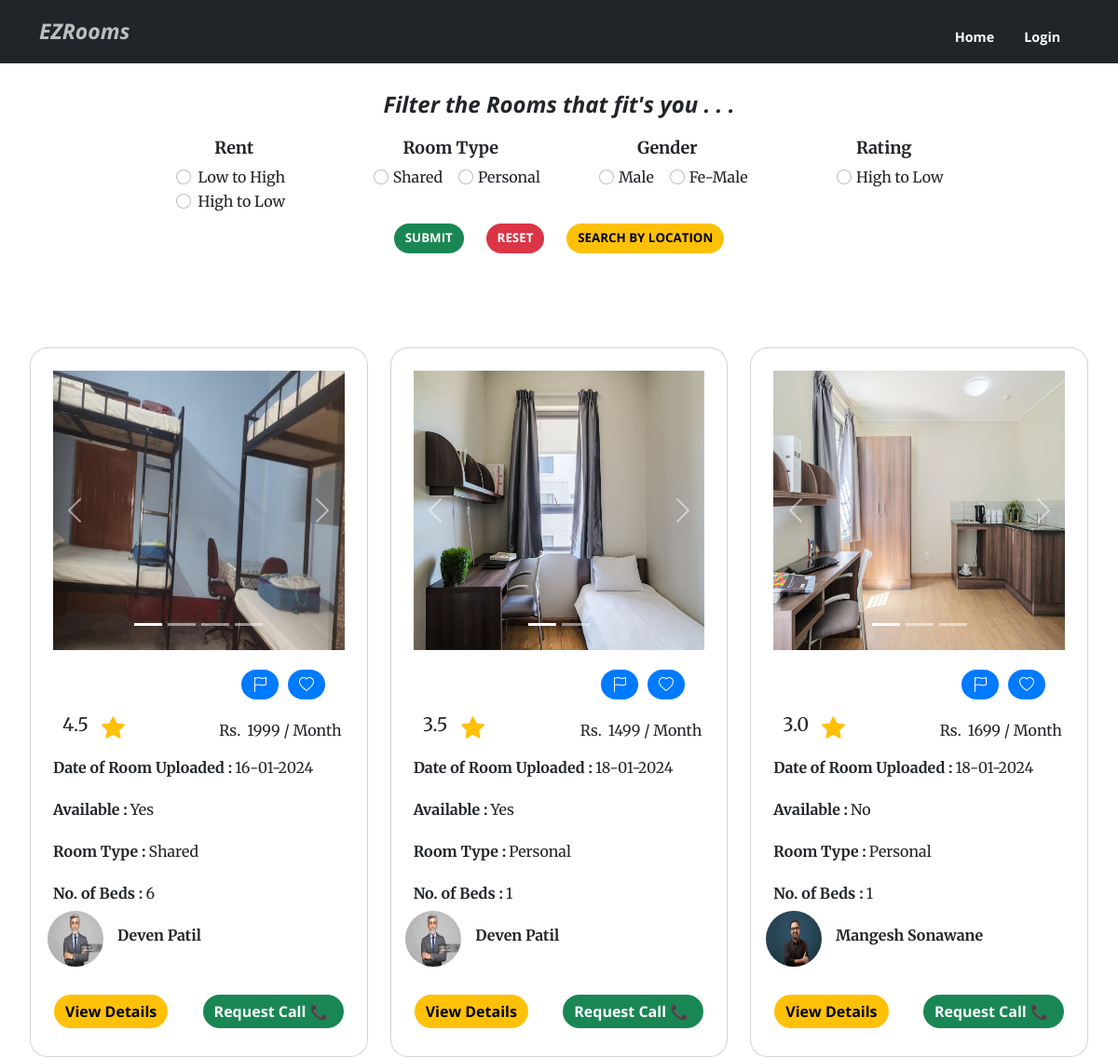
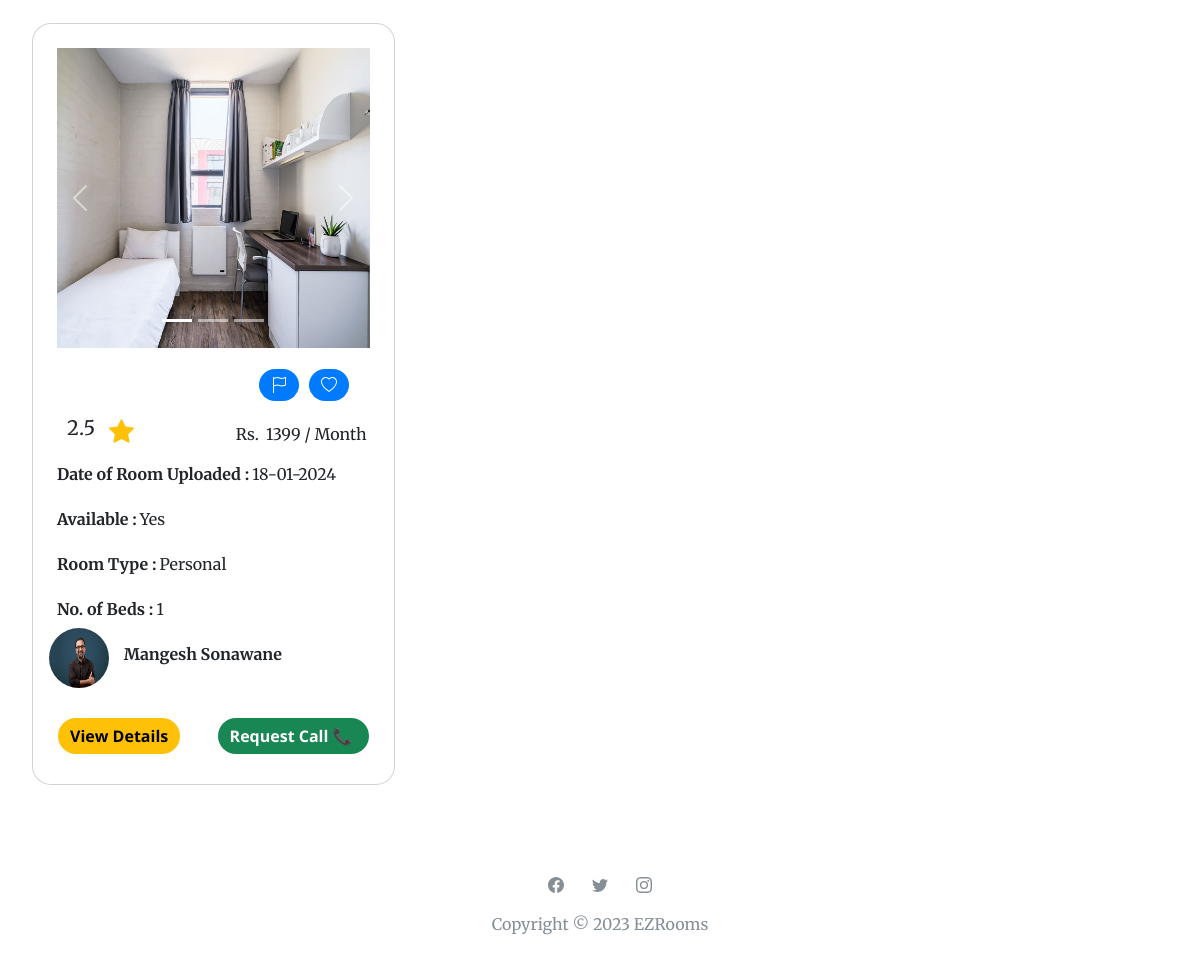
The app's page /see_rooms.php with its own data (2 pictures, top to bottom).
### tables this page shows
CREATE TABLE `room_img` (
  `img_id` int(11) NOT NULL,
  `room_id` varchar(36) NOT NULL,
  `img_path` varchar(500) NOT NULL
);

CREATE TABLE `rooms` (
  `room_id` varchar(36) NOT NULL,
  `owner_id` varchar(36) NOT NULL,
  `room_upload_date` date NOT NULL DEFAULT current_timestamp(),
  `room_gender` varchar(50) NOT NULL,
  `room_rent` varchar(10) NOT NULL,
  `room_add` varchar(500) NOT NULL,
  `room_status` varchar(20) NOT NULL,
  `room_available_date` date NOT NULL,
  `room_type` varchar(12) NOT NULL,
  `room_beds` int(11) NOT NULL,
  `room_lat` varchar(200) NOT NULL,
  `room_lng` varchar(200) NOT NULL,
  `room_am` varchar(1024) NOT NULL,
  `room_tnc` varchar(1024) NOT NULL,
  `room_views` int(11) NOT NULL
);

CREATE TABLE `owners` (
  `owner_id` varchar(36) NOT NULL,
  `owner_photo` varchar(500) NOT NULL,
  `owner_fname` varchar(20) NOT NULL,
  `owner_lname` varchar(20) NOT NULL,
  `owner_phno` varchar(11) NOT NULL,
  `owner_email` varchar(60) NOT NULL,
  `owner_username` varchar(30) NOT NULL,
  `owner_password` varchar(30) NOT NULL,
  `acs_date` date NOT NULL DEFAULT current_timestamp()
);

### see_rooms.php (the view, shortened to what this page needs)
<!DOCTYPE html>
<html lang="en">
<head>
  <link rel="stylesheet" href="assets/bootstrap/css/bootstrap.min.css?h=d3f7704f27950e30f79f7693f94faa7c">
  <link rel="stylesheet" href="assets/css/styles.min.css?h=a854b57ef9592cf677f3407274b69b24">
</head>
<body id="page-top" data-bs-spy="scroll" data-bs-target="#mainNav" data-bs-offset="57">
  <nav class="navbar navbar-light navbar-expand-lg fixed-top bg-dark" id="mainNav">
    <div class="container"><a class="navbar-brand text-capitalize" href="index.php"
        style="font-weight: bold;font-style: italic;font-size: 23px;">EZRooms</a>
      <div class="collapse navbar-collapse" id="navbarResponsive">
        <ul class="navbar-nav ms-auto">
          <li class="nav-item"><a class="nav-link text-capitalize" href="index.php"
              style="color: rgb(255,255,255);margin-top: 13px;">Home</a></li>
          <li class="nav-item text-capitalize" style="color: rgb(255,255,255);"><a class="nav-link text-capitalize"
              href="login.html" style="color: rgb(255,255,255);margin-top: 13px;">Login&nbsp;</a></li>
        </ul>
      </div>
    </div>
  </nav>
  <div class="container py-4 py-xl-5" style="margin-top: 50px;">
    <div class="row mb-5">
      <form method="POST">
        <div class="col-10 text-center mx-auto">
          <h2 style="font-size: 24px;margin-bottom: 18px;"><strong><em>Filter the Rooms that fit's you . .
                .</em></strong></h2>
          <div>
            <div class="container text-center">
              <div class="row">
                <div class="col-sm-6 col-md-3">
                  <p class="filter-para">Rent</p>
                  <div class="form-check d-inline-flex" style="padding-right: 7px;">
                    <input class="form-check-input" type="radio" id="formCheck-1" name="price" value="price_low_to_high"
                      style="margin-right: 7px;">
                    <label class="form-check-label" for="formCheck-1">Low to High</label>
                  </div>
                  <div class="form-check d-inline-flex" style="padding-right: 7px;">
                    <input class="form-check-input" type="radio" id="formCheck-5" name="price" value="price_high_to_low"
                      style="margin-right: 7px;">
                    <label class="form-check-label" for="formCheck-5">High to Low</label>
                  </div>
                </div>
                <div class="col-sm-6 col-md-3">
                  <p class="filter-para">Room Type</p>
                  <div class="form-check d-inline-flex" style="margin-left: 13px;">
                    <input class="form-check-input" type="radio" id="formCheck-2" name="type" value="type_shared"
                      style="margin-right: 5px;">
                    <label class="form-check-label" for="formCheck-2">Shared</label>
                  </div>
                  <div class="form-check d-inline-flex" style="margin-left: 13px;">
                    <input class="form-check-input" type="radio" id="formCheck-7" name="type" value="type_personal"
                      style="margin-right: 5px;">
                    <label class="form-check-label" for="formCheck-7">Personal</label>
                  </div>
                </div>
                <div class="col-sm-6 col-md-3">
                  <p class="filter-para">Gender</p>
                  <div class="form-check d-inline-flex" style="margin-left: 13px;">
                    <input class="form-check-input" type="radio" id="formCheck-7" name="gender" value="male"
                      style="margin-right: 5px;">
                    <label class="form-check-label" for="formCheck-7">Male</label>
                  </div>
                  <div class="form-check d-inline-flex" style="margin-left: 13px;">
                    <input class="form-check-input" type="radio" id="formCheck-7" name="gender" value="fe-male"
                      style="margin-right: 5px;">
                    <label class="form-check-label" for="formCheck-7">Fe-Male</label>
                  </div>
                </div>
                <div class="col-sm-6 col-md-3">
                  <p class="filter-para">Rating</p>
                  <div class="form-check d-inline-flex" style="margin-left: 13px;">
                    <input class="form-check-input" type="radio" id="formCheck-3" name="high_rated"
                      style="margin-right: 5px;">
                    <label class="form-check-label" for="formCheck-3">High to Low</label>
                  </div>
                </div>
              </div>
            </div>
          </div>
          <button class="btn btn-success" type="submit" style="margin:10px; font-size: smaller;">Submit</button>
          <button class="btn btn-danger" type="reset" style="margin:10px; font-size: smaller;">Reset</button>
          <button type="button" class="btn btn-warning" style="margin:10px; font-size: smaller;" data-bs-toggle="modal"
            data-bs-target="#exampleModal">
            Search by Location
          </button>
        </div>
      </form>
                    <?php
                    include("connection.php");
                    $sql2 = "SELECT * FROM rooms";
                    $result2 = $conn->query($sql2);
                    ?>
    </div>
  </div>
  <div class="row gy-4 row-cols-1 row-cols-md-2 row-cols-xl-3"
    style="margin-top: -29px; margin-left:20px; margin-right:20px;" id="filteredRoom">
    <?php
    include 'connection.php';
    function fetchFilteredRooms($conn, $filterOptions)
    {
      $sql = "SELECT * FROM rooms";
      if (isset($filterOptions['def'])) {
        $conditionsApplied = true;
      } elseif (isset($filterOptions['high_rated'])) {
        $sql .= " ORDER BY (SELECT AVG(rr_rating) FROM room_reviews WHERE room_reviews.room_id = rooms.room_id) DESC";
        $conditionsApplied = true;
      }
      $result = mysqli_query($conn, $sql);
      if ($result) {
        $filteredRooms = mysqli_fetch_all($result, MYSQLI_ASSOC);
      } else {
        $filteredRooms = [];
      }
      return $filteredRooms;
    }
    $filterOptions = [
      'price' => isset($_POST['price']) ? $_POST['price'] : null,
      'available_only' => isset($_POST['available_only']),
      'high_rated' => isset($_POST['high_rated']),
      'type' => isset($_POST['type']) ? $_POST['type'] : null,
      'gender' => isset($_POST['gender']) ? $_POST['gender'] : null,
    ];
    $filteredRoomData = fetchFilteredRooms($conn, $filterOptions);
    foreach ($filteredRoomData as $room):
      ?>
      <div class="col">
        <div class="card" style="border-radius: 19px;">
          <div class="card-body p-4" style="box-shadow: 0px 0px;">
            <?php
            $roomId = $room['room_id'];
            $imageUrls = fetchImageUrls($conn, $roomId);
            $carouselId = 'carousel-' . $roomId;
            ?>
            <div class="carousel slide" data-bs-ride="false" id="<?php echo $carouselId; ?>" style="margin-top: 0;">
              <div class="carousel-inner">
                <?php foreach ($imageUrls as $index => $imageUrl): ?>
                  <div class="carousel-item <?= ($index === 0) ? 'active' : ''; ?>">
                    <img height="300px" width="450px" class="w-100 d-block"
                      src="Users/<?php echo substr($imageUrl['img_path'], 3); ?>" alt="Room Image">
                  </div>
                <?php endforeach; ?>
              </div>
              <div>
                <a class="carousel-control-prev" href="#<?php echo $carouselId; ?>" role="button" data-bs-slide="prev">
                  <span class="carousel-control-prev-icon"></span>
                </a>
                <a class="carousel-control-next" href="#<?php echo $carouselId; ?>" role="button" data-bs-slide="next">
                  <span class="carousel-control-next-icon"></span>
                </a>
              </div>
              <ol class="carousel-indicators">
                <?php foreach ($imageUrls as $index => $imageUrl): ?>
                  <li data-bs-target="#<?php echo $carouselId; ?>" data-bs-slide-to="<?= $index; ?>" <?= ($index === 0) ? 'class="active"' : ''; ?>></li>
                <?php endforeach; ?>
              </ol>
            </div>
            <div style="margin:10px; height:44px;">
              <a class="btn btn-primary d-inline-flex float-end" onclick="noAccess()"
                style="background: var(--swiper-theme-color);padding: 8px 12px;margin: 1px;margin-top: 11px;margin-left: -1px;margin-right: 11px;"
                title="Add to Favorites">
              </a>
              <button class="btn btn-primary d-inline-flex float-end" onclick="noAccess()" data-bs-toggle="modal"
                data-bs-target="#exampleModal<?php echo $room['room_id']; ?>"
                style="background: var(--swiper-theme-color);padding: 8px 12px;margin: 1px;margin-top: 11px;margin-left: -1px;margin-right: 11px;"
                title="Add Complaint">
              </button>
            </div>
            <div style="height: 36px;margin: 3px;">
              <?php
              include 'connection.php';
              $averageRating = getAverageRating($conn, $roomId);
              ?>
              <p class="d-inline-flex float-start" style="margin-left: 7px; margin-top: 1px; font-size: 20px;">
                <?php echo number_format($averageRating, 1);                 ?>
              </p>
              <p class="d-inline-flex float-end" style="margin-top: 10px;">
                <?php echo $room['room_rent']; ?> / Month
              </p>
              <p class="d-inline-flex float-end" style="margin-right: 7px;margin-top: 10px;">Rs.</p>
            </div>
            <div style="height: 31px;margin: 0;margin-left: 0;margin-top: 14px;">
              <p class="d-inline-flex float-start"
                style="margin: 0;margin-left: 0;margin-top: 0;margin-right: 3px;font-weight: bold;">
                Date of Room Uploaded : </p>
              <?php $originalDate = $room['room_upload_date'];
                $dateTime = new DateTime($originalDate);
                $formattedDate = $dateTime->format('d-m-Y');
                ?>
              <p class="d-inline-flex float-start" style="margin-top: 0;margin-left: 0;">
                <?php echo ($formattedDate); ?>
              </p>
            </div>
            <div style="height: 31px;margin: 0;margin-left: 0;margin-top: 14px;">
              <p class="d-inline-flex float-start"
                style="margin: 0;margin-left: 0;margin-top: 0;margin-right: 3px;font-weight: bold;">
                Available : </p>
              <p class="d-inline-flex float-start" style="margin-top: 0;margin-left: 0;">
                <?php echo ($room['room_status'] == 'Available') ? 'Yes' : 'No'; ?>
              </p>
            </div>
            <div style="height: 31px;margin: 0;margin-left: 0;margin-top: 14px;">
              <p class="d-inline-flex float-start"
                style="margin: 0;margin-left: 0;margin-top: 0;margin-right: 3px;font-weight: bold;">
                Room Type : </p>
              <p class="d-inline-flex float-start" style="margin-top: 0;margin-left: 0;">
                <?php echo ($room['room_type']); ?>
              </p>
            </div>
            <div style="height: 31px;margin: 0;margin-left: 0;margin-top: 14px;">
              <p class="d-inline-flex float-start"
                style="margin: 0;margin-left: 0;margin-top: 0;margin-right: 3px;font-weight: bold;">
                No. of Beds : </p>
              <p class="d-inline-flex float-start" style="margin-top: 0;margin-left: 0;">
                <?php echo ($room['room_beds']); ?>
              </p>
            </div>
            <div style="display: inline-flex; margin-left: -115px;">
              <?php
              include 'connection.php';
              $ownerId = $room['owner_id'];
              $ownerDetails = fetchOwnerDetails($conn, $ownerId);
              $ownerPhoto = $ownerDetails ? $ownerDetails['owner_photo'] : 'https://shorturl.at/oEJ57';
              $ownerFullName = $ownerDetails ? $ownerDetails['owner_fname'] . ' ' . $ownerDetails['owner_lname'] : 'N/A';
              ?>
              <p class="d-inline-flex float-start"
                style="margin: 0;margin-left: 0;margin-top: 0;margin-right: 3px;font-weight: bold;">
                <img src="Users/<?php echo substr($ownerPhoto, 3); ?>" alt=""
                  style="border-radius: 31px; width: 60px; height: 60px;">
              </p>
              <p class="fw-bold mb-0" style="margin-top: 14px; margin-left: 12px;">
                <?php echo $ownerFullName; ?>
              </p>
            </div>
            <br>
            <div style="height: 43px;margin: 0;margin-left: 0;margin-top: 23px;padding: 1px;">
              <a class="btn btn-warning text-capitalize d-inline-flex float-start" role="button" target="_blank"
                href="room.php?room_id=<?php echo $room['room_id']; ?>" name="see_room">
                View Details
              </a>
              <button class="btn btn-success text-capitalize d-inline-flex float-end" onclick="noAccess()" type="submit">
                Request Call 📞&nbsp;
              </button>
            </div>
          </div>
        </div>
      </div>
    <?php endforeach; ?>
  </div>
    <?php
    function fetchImageUrls($conn, $roomId)
    {
      $sql = "SELECT img_path FROM room_img WHERE room_id = '$roomId'";
      $result = mysqli_query($conn, $sql);
      if ($result) {
        $imageUrls = mysqli_fetch_all($result, MYSQLI_ASSOC);
        return $imageUrls;
      } else {
        return [];
      }
    }
    function getAverageRating($conn, $roomId)
    {
      $sql = "SELECT AVG(rr_rating) AS average_rating FROM room_reviews WHERE room_id = '$roomId'";
      $result = mysqli_query($conn, $sql);
      if ($result) {
        $row = mysqli_fetch_assoc($result);
        return $row['average_rating'];
      } else {
        return false;
      }
    }
    function fetchOwnerDetails($conn, $ownerId)
    {
      $sql = "SELECT owner_fname, owner_lname, owner_photo FROM owners WHERE owner_id = '$ownerId'";
      $result = mysqli_query($conn, $sql);
      if ($result) {
        $row = mysqli_fetch_assoc($result);
        return $row;
      } else {
        return false;
      }
    }
    ?>
  <footer class="text-center" style="margin-top: 23px;">
    <div class="container text-muted py-4 py-lg-5">
      <ul class="list-inline">
        <li class="list-inline-item me-4"></li>
        <li class="list-inline-item me-4"></li>
        <li class="list-inline-item"></li>
      </ul>
      <p class="mb-0">Copyright © 2023 EZRooms</p>
    </div>
  </footer>
</body>
</html>

### see_rooms.php (style rules this page uses)
.filter-para { margin-bottom: 6px; font-weight: 700; font-size: 18px; }

### records on screen
rooms: averageRating "4.5", room_rent "1999", room_upload_date "16-01-2024", room_status "Yes", room_type "Shared", room_beds "6", owner.owner_photo (picture), owner.owner_lname "Deven Patil"
room_img: img_path (picture)
rooms: averageRating "3.5", room_rent "1499", room_upload_date "18-01-2024", room_status "Yes", room_type "Personal", room_beds "1", owner.owner_photo (picture), owner.owner_lname "Deven Patil"
room_img: img_path (picture)
rooms: averageRating "3.0", room_rent "1699", room_upload_date "18-01-2024", room_status "No", room_type "Personal", room_beds "1", owner.owner_photo (picture), owner.owner_lname "Mangesh Sonawane"
room_img: img_path (picture)
rooms: averageRating "2.5", room_rent "1399", room_upload_date "18-01-2024", room_status "Yes", room_type "Personal", room_beds "1", owner.owner_photo (picture), owner.owner_lname "Mangesh Sonawane"
room_img: img_path (picture)
